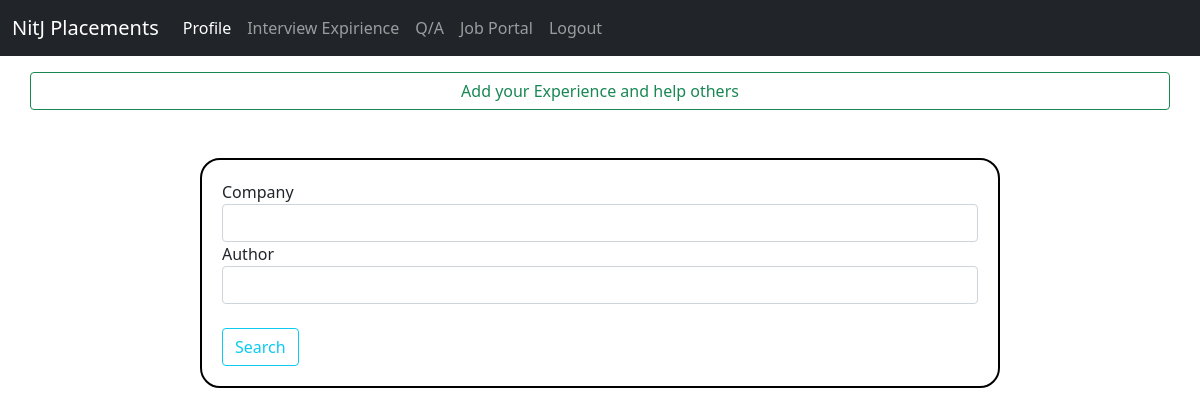
The app's page /interviews/ (signed in), older data.
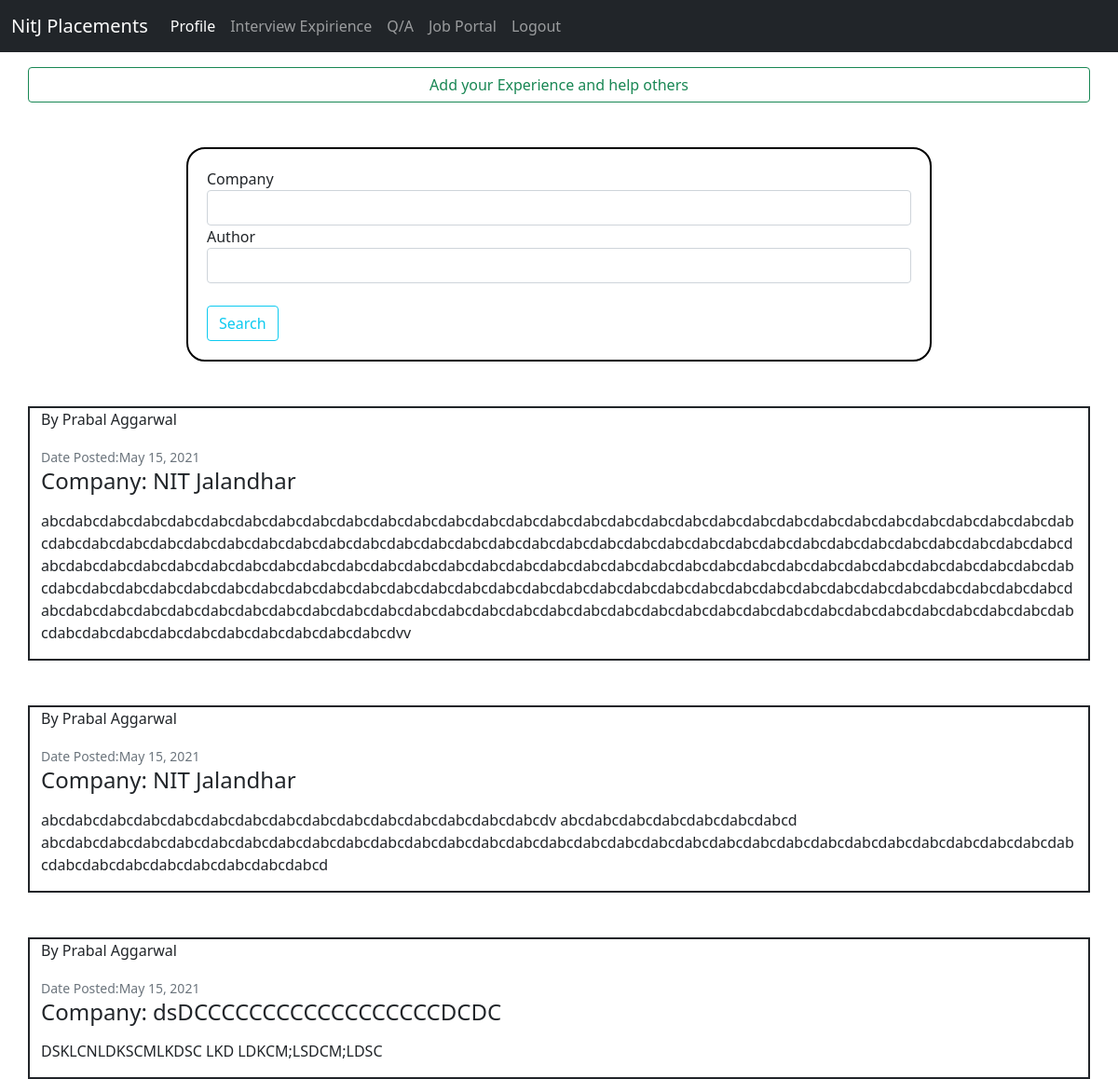
The same page, newer data.
### interviewExperience/models.py (models this page shows, shortened)
class interviewExp(models.Model):
    company = models.CharField(max_length = 100)
    content = models.TextField()
    date_posted = models.DateTimeField(default = timezone.now)
    author = models.ForeignKey(user_model.Student,on_delete=models.CASCADE)

### users/models.py (models this page shows)
class Student(models.Model):
    user = models.OneToOneField(User, on_delete=models.CASCADE)
    firstName = models.CharField(max_length=256)
    lastName = models.CharField(max_length=256)
    email = models.EmailField()
    ph_no = models.CharField(max_length=10)
    rollNumber = models.IntegerField()
    program = models.CharField(max_length = 5,default = 'BTech',choices = programChoice)
    department = models.CharField(max_length = 40,default = "Computer Science",choices = departmentChoice)
    year = models.IntegerField(default = 2017)
    def __str__(self):
        return self.firstName + " " + self.lastName

### interviewExperience/views.py (the view)
# urls.py: path('',interview_views.index,name = 'interview'),
@login_required
def index(request):
    form = filterForm()
    qs = interviewExp.objects.all()
    company = request.GET.get('company')
    authorName = request.GET.get('author')
    if company is not None and company != '':
        qs = qs.filter(company__icontains = company)
    if authorName is not None and authorName != '':
        qs = qs.filter(author__firstName__icontains = authorName)
    context = {
        'form':form,
        'interviewExp':qs
    }
    return render(request,'interviewExperience/index.html',context)

### interviewExperience/forms.py
class filterForm(forms.ModelForm):
    company = forms.CharField(max_length = 100,required = False)
    author = forms.CharField(max_length = 100,required = False)
    class Meta:
        model = interviewExp
        fields = ['company','author']

### templates/interviewExperience/index.html (shortened to what this page needs)
{% extends "users/baseAuth.html"%}
{% load static %}
{% load crispy_forms_tags %}
{% block headBlock %}
<link rel="stylesheet" href="{% static 'users/index.css' %}">
{% endblock %}
{% block bodyBlock %}
<div class = "container mt-3">
    <div class="row justify-content-center myWhite">
        <a class="btn btn-outline-success" href="{% url 'newInterview'%}">
          Add your Experience and help others
        </a>
    </div>
  </div>
  <div class="container formClass col-md-8 mt-5 myWhite">
    <div class="row justify-content-center">
            <form method="GET">
                {{ form|crispy }}
                <button class = "btn btn-outline-info mt-4" type="submit">
                    Search
                </button>
            </form>
    </div>
</div>
<div class="container">
    {% for post in interviewExp%}
    <div class="row justify-content-center border border-2 border-dark mt-5 myWhite">
        <article class="media content-section borderClass">
            <div class="media-body">
                <div class="article-metadata">
                    <p class="mr-2">By {{ post.author }} </p>
                    <small class="text-muted">Date Posted:{{ post.date_posted|date:"F d, Y" }}</small>
                </div>
                <h4>
                    <p class="article-title">Company: {{ post.company }}</a>
                </h4>
                <p class="article-content">{{ post.content }}</p>
            </div>
        </article>
    </div>
    {% endfor %}
</div>
{% endblock bodyBlock %}

Row changes from the older to the newer data that the page shows:
added interviewExp: author "Prabal Aggarwal", date_posted "May 15, 2021", company "NIT Jalandhar", content "abcdabcdabcdabcdabcdabcdabcdabcdabcdabcdabcdabcdabcdabcdabcdabcdabcdabcdabcdabcdabcdabcdabcdabcdabcdabcdabcdabcdabcdabcdabcdabcdabcdabcdabcdabcdabcdabcdabcdabcdabcdabcdabcdabcdabcdabcdabcdabcdabcdabcdabcdabcdabcdabcdabcdabcdabcdabcdabcdabcdabcdabcdabcdabcdabcdabcdabcdabcdabcdabcdabcdabcdabcdabcdabcdabcdabcdabcdabcdabcdabcdabcdabcdabcdabcdabcdabcdabcdabcdabcdabcdabcdabcdabcdabcdabcdabcdabcdabcdabcdabcdabcdabcdabcdabcdabcdabcdabcdabcdabcdabcdabcdabcdabcdabcdabcdabcdabcdabcdabcdabcdabcdabcdabcdabcdabcdabcdabcdabcdabcdabcdabcdabcdabcdabcdabcdabcdabcdabcdabcdabcdabcdabcdabcdabcdabcdabcdabcdabcdabcdabcdabcdabcdabcdabcdabcdabcdabcdabcdabcdabcdabcdabcdvv"
added interviewExp: author "Prabal Aggarwal", date_posted "May 15, 2021", company "NIT Jalandhar", content "abcdabcdabcdabcdabcdabcdabcdabcdabcdabcdabcdabcdabcdabcdabcdv abcdabcdabcdabcdabcdabcdabcd abcdabcdabcdabcdabcdabcdabcdabcdabcdabcdabcdabcdabcdabcdabcdabcdabcdabcdabcdabcdabcdabcdabcdabcdabcdabcdabcdabcdabcdabcdabcdabcdabcdabcdabcdabcdabcdabcdabcd"
added interviewExp: author "Prabal Aggarwal", date_posted "May 15, 2021", company "dsDCCCCCCCCCCCCCCCCCCDCDC", content "DSKLCNLDKSCMLKDSC LKD LDKCM;LSDCM;LDSC"
